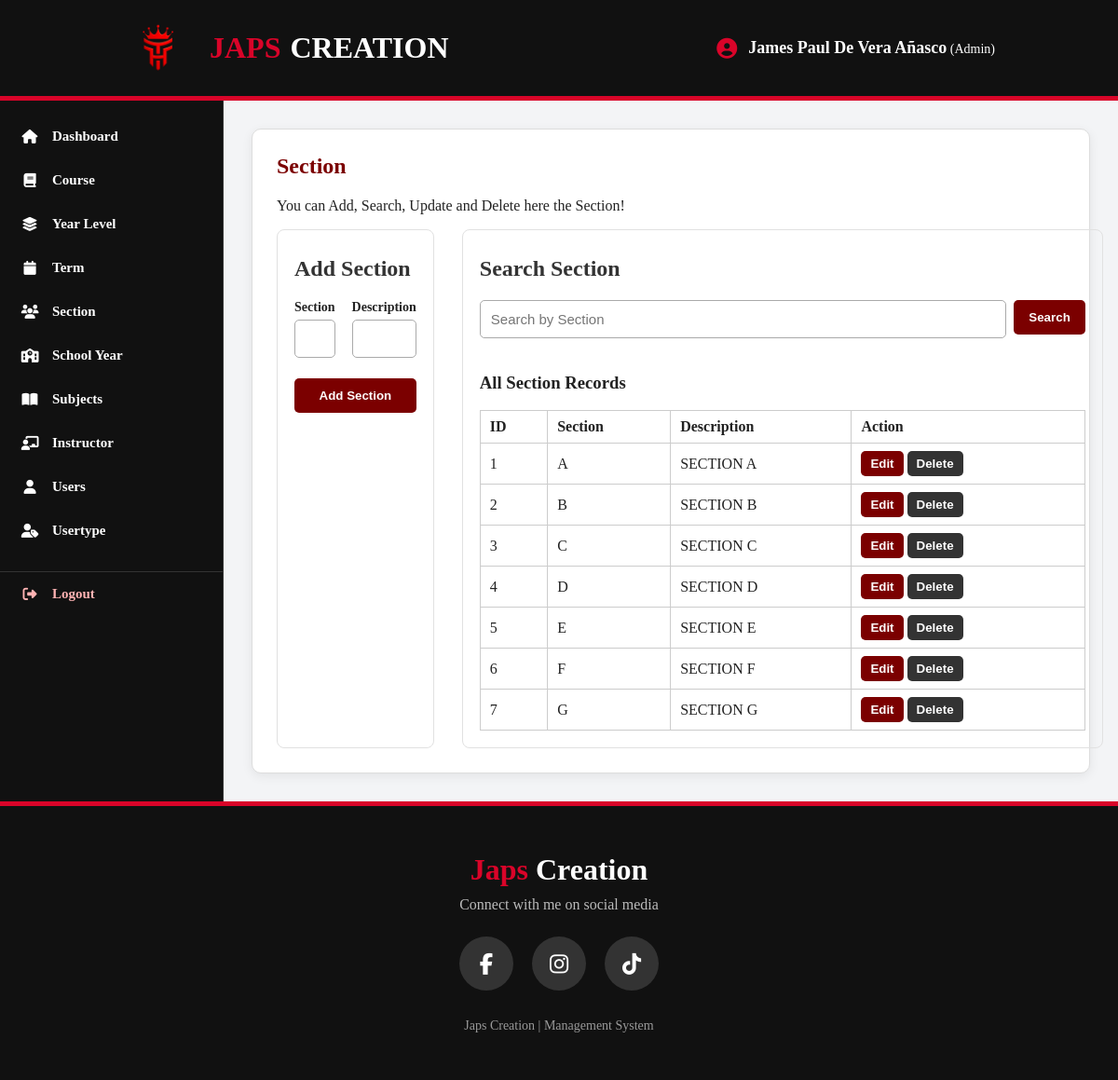
Page /section.php (signed in) on the committed database.
### tables this page shows
CREATE TABLE `tbl_section` (
  `ID` int(11) NOT NULL,
  `SECTION` varchar(100) NOT NULL,
  `DESCRIPTION` varchar(255) NOT NULL
);

### section.php (the view, shortened to what this page needs)
<?php
require_once "db.php";
$allRecords = $conn->query("SELECT ID, SECTION, DESCRIPTION FROM tbl_section ORDER BY ID");
include "header.php";
?>
<section class="card">
    <div class="page-heading">
        <div>
            <h1>Section</h1>
            <p>You can Add, Search, Update and Delete here the Section!</p>
        </div>
    </div>
    <div class="two-panels">
        <section>
            <h2>Add Section</h2>
            <form method="post" class="grid">
                <div><label>Section</label><input type="text" name="a0" required></div>
                <div><label>Description</label><input type="text" name="a1" required></div>
                <button class="full" type="submit" name="add">Add Section</button>
            </form>
        </section>
        <section>
            <h2>Search Section</h2>
            <form method="post" class="search">
                <input type="text" name="search_value" placeholder="Search by Section" required>
                <button type="submit" name="search">Search</button>
            </form>
            <div class="record-list"><h3>All Section Records</h3><table><tr><th>ID</th><th>Section</th><th>Description</th><th>Action</th></tr><?php while ($item = $allRecords->fetch_assoc()): ?><tr><td><?= (int) $item["ID"] ?></td><td><?= htmlspecialchars($item["SECTION"]) ?></td><td><?= htmlspecialchars($item["DESCRIPTION"]) ?></td><td class="record-actions"><form method="post"><input type="hidden" name="search_value" value="<?= htmlspecialchars($item["SECTION"]) ?>"><button name="search">Edit</button></form><form method="post" onsubmit="return confirm('Delete this record?')"><input type="hidden" name="id" value="<?= (int) $item["ID"] ?>"><button name="delete" class="delete">Delete</button></form></td></tr><?php endwhile; ?></table></div>
        </section>
    </div>
</section>
<?php include "footer.php"; ?>

### style.css (style rules this page uses)
* { box-sizing: border-box; }
body { margin: 0; font-family: Cambria, Cochin, Georgia, Times, 'Times New Roman', serif; background: #f3f4f6; color: #222; }
.card { background: #fff; border: 1px solid #ddd; border-radius: 10px; padding: 26px; box-shadow: 0 3px 12px rgba(0, 0, 0, 0.07); }
h1 { margin-top: 0; color: #7b0000; }
h2 { margin-top: 10px; color: #333; }
label { display: block; font-weight: 700; margin-bottom: 5px; font-size: 14px; }
input { width: 100%; padding: 11px; border: 1px solid #aaa; border-radius: 5px; margin: 0 0 12px; font-size: 15px; }
button { background: #7b0000; color: #fff; border: 0; border-radius: 5px; padding: 11px 16px; cursor: pointer; font-weight: 700; }
.delete { background: #333; }
.grid { display: grid; grid-template-columns: repeat(2, 1fr); gap: 10px 18px; }
.full { grid-column: 1/-1; }
.search { display: flex; gap: 8px; align-items: flex-start; }
.search input { margin: 0; }
.search button { white-space: nowrap; }
.two-panels { display: grid; grid-template-columns: 1fr 1fr; gap: 30px; }
.two-panels > section { border: 1px solid #e1e1e1; border-radius: 8px; padding: 18px; }
.record-list { margin-top: 18px; overflow-x: auto; }
.record-list table { width: 100%; border-collapse: collapse; min-width: 650px; }
.record-list th, .record-list td { padding: 8px 10px; border: 1px solid #ccc; text-align: left; }
.record-list th { font-weight: 700; }
.record-actions { white-space: nowrap; }
.record-actions form { display: inline-block; margin: 0 4px 0 0; }
.record-actions button { padding: 6px 10px; }

### rows in the picture
tbl_section: ID "1", SECTION "A", DESCRIPTION "SECTION A"
tbl_section: ID "2", SECTION "B", DESCRIPTION "SECTION B"
tbl_section: ID "3", SECTION "C", DESCRIPTION "SECTION C"
tbl_section: ID "4", SECTION "D", DESCRIPTION "SECTION D"
tbl_section: ID "5", SECTION "E", DESCRIPTION "SECTION E"
tbl_section: ID "6", SECTION "F", DESCRIPTION "SECTION F"
tbl_section: ID "7", SECTION "G", DESCRIPTION "SECTION G"

### other values in the picture
$loggedInFullname "James Paul De Vera Añasco"
$loggedInUsertype "Admin"
